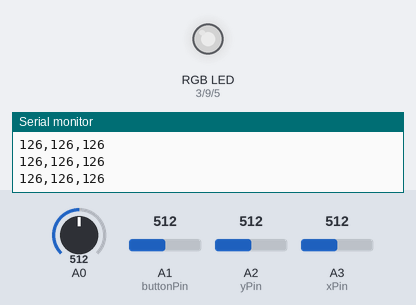
Bench run of a sketch on a simulated Arduino Uno, built with avr-gcc and run on an emulated ATmega328P. Parts: an RGB LED mixed from three pins (HIGH = lit), the last lines printed to the serial monitor. The inputs (shaded band) are chosen by the test bench; at power-on: A1 (buttonPin) = 512, A2 (yPin) = 512, A3 (xPin) = 512, A0 = 512. Dim RGB values are drawn brighter than linear.

Above: at 1.2 s.
1.3 s: A1 (buttonPin) set to 30
At 1.9 s:
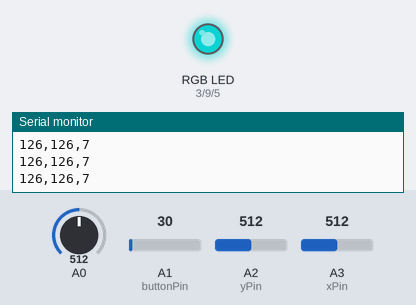
2.8 s: A2 (yPin) set to 30
At 3.6 s:
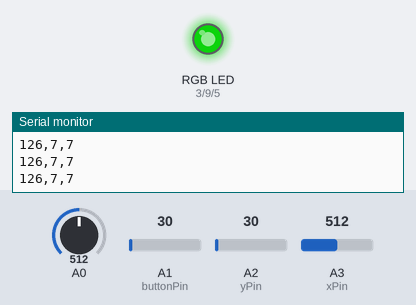
4.3 s: A3 (xPin) set to 716
At 5.0 s:
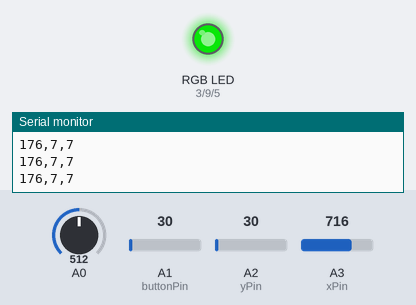
5.8 s: A0 set to 716
At 6.7 s:
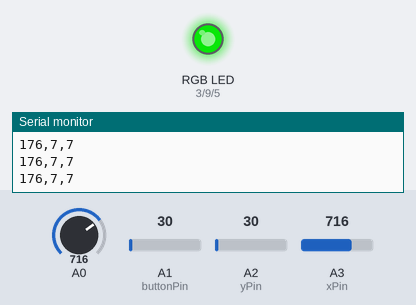
8.8 s: A1 (buttonPin) set to 38
At 9.7 s:
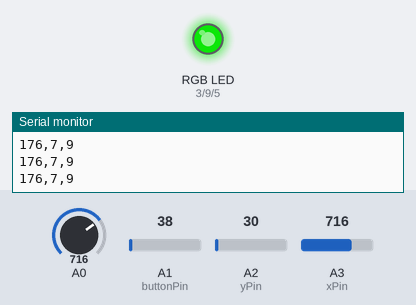
11.8 s: A1 (buttonPin) set to 44
At 13.2 s:
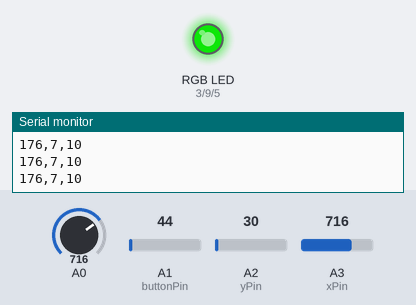
Timing chart, 0 to 14.3 s (numbered marks = the images above; inputs shaded):
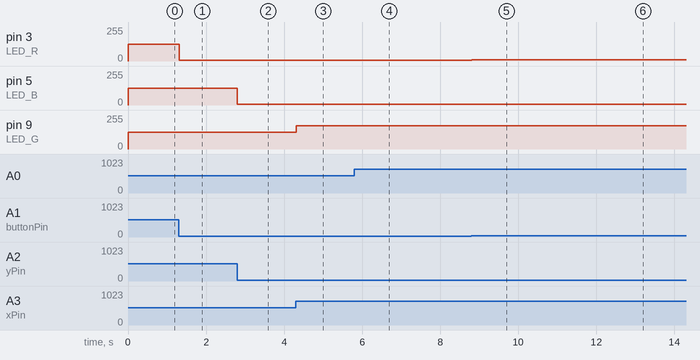

The sketch:

RGB_controller.ino
```cpp
#define LED_R 3
#define LED_G 9
#define LED_B 5

int xPin = A3;
int yPin = A2;
int xValue, yValue,butValue;
int buttonPin = A1;
//Connect VCC to 5V and GND to GND
int xposition = 0;
int yPosition = 0;
int buttonState = 0;


const uint8_t gamma8[] = {
    0,  0,  0,  0,  0,  0,  0,  0,  0,  0,  0,  0,  0,  0,  0,  0,
    0,  0,  0,  0,  0,  0,  0,  0,  0,  0,  0,  0,  1,  1,  1,  1,
    1,  1,  1,  1,  1,  1,  1,  1,  1,  2,  2,  2,  2,  2,  2,  2,
    2,  3,  3,  3,  3,  3,  3,  3,  4,  4,  4,  4,  4,  5,  5,  5,
    5,  6,  6,  6,  6,  7,  7,  7,  7,  8,  8,  8,  9,  9,  9, 10,
   10, 10, 11, 11, 11, 12, 12, 13, 13, 13, 14, 14, 15, 15, 16, 16,
   17, 17, 18, 18, 19, 19, 20, 20, 21, 21, 22, 22, 23, 24, 24, 25,
   25, 26, 27, 27, 28, 29, 29, 30, 31, 32, 32, 33, 34, 35, 35, 36,
   37, 38, 39, 39, 40, 41, 42, 43, 44, 45, 46, 47, 48, 49, 50, 50,
   51, 52, 54, 55, 56, 57, 58, 59, 60, 61, 62, 63, 64, 66, 67, 68,
   69, 70, 72, 73, 74, 75, 77, 78, 79, 81, 82, 83, 85, 86, 87, 89,
   90, 92, 93, 95, 96, 98, 99,101,102,104,105,107,109,110,112,114,
  115,117,119,120,122,124,126,127,129,131,133,135,137,138,140,142,
  144,146,148,150,152,154,156,158,160,162,164,167,169,171,173,175,
  177,180,182,184,186,189,191,193,196,198,200,203,205,208,210,213,
  215,218,220,223,225,228,231,233,236,239,241,244,247,249,252,255 };

void setup() {
 Serial.begin(9600);
 pinMode(xPin,INPUT);
 pinMode(yPin,INPUT);
 //pinMode(led,OUTPUT);
 pinMode(buttonPin,INPUT_PULLUP);

}

void loop(){
  int val;
  val = analogRead(A0);
  analogWrite(3, gamma8[val/4]); // turning on LEDS
  xValue = map(analogRead(xPin),0, 1024, 0, 252);
  yValue = map(analogRead(yPin),0,1024,0, 252);
  butValue = map(analogRead(buttonPin),0,1024,0,252);
  analogWrite(LED_G,xValue);
  analogWrite(LED_B,yValue);
  analogWrite(LED_R,butValue);
  Serial.print(xValue);
  Serial.print(",");
  Serial.print(yValue);
  Serial.print(",");
  Serial.println(butValue);

}
```

Measured:
- after the input at 1.3 s, pin 3 (LED_R): 126/255 → 7/255 at once
- after the input at 2.8 s, pin 5 (LED_B): 126/255 → 7/255 at once
- after the input at 4.3 s, pin 9 (LED_G): 126/255 → 176/255 at once
- after the input at 5.8 s, pin 3 (LED_R): stays 7/255 (without the input it goes to 37/255 after 3.0 s)
- after the input at 8.8 s, pin 3 (LED_R): 7/255 → 9/255 at once
- after the input at 11.8 s, pin 3 (LED_R): 9/255 → 10/255 at once
